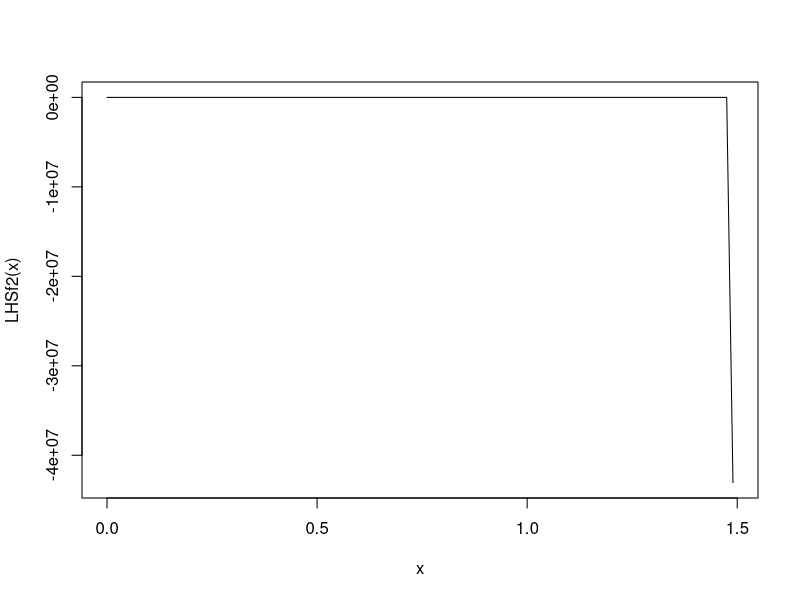
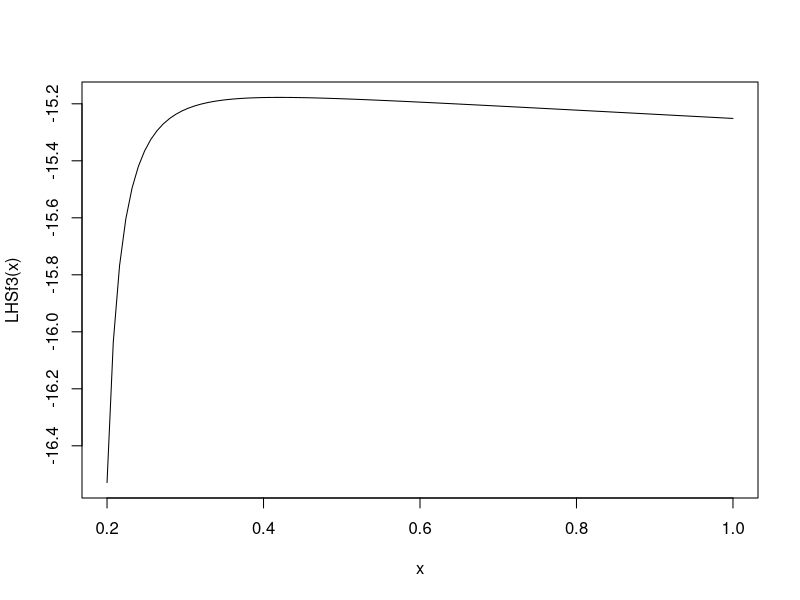

The R source for these figures, in order:

options(digits=20)


# gsmax
gsmaxf1 <- function(w,
                    a=1.6, nZ=0.5, p=43200, l=1.8e-5, LAI=1, h=l*a*LAI/nZ*p, VPD=0.02,
                    pe=-1.58*10^-3, b=4.38, h2=h/1000, kxmax=5, c=5.71, d=10.05){
  
  # xylem conductance function
  kxf <- function(x)kxmax*exp(-(-x/d)^c)
  # minimum xylem water potential function for given w
  pxminf <- function(w){
    ps <- pe*w^(-b)
    f1 <- function(x)-(ps-x)*h2*kxf(x)
    res <- optimize(f1, c(-200,0), tol=.Machine$double.eps)$minimum
    return(res)
  }
  
  ps <- pe*w^(-b)
  pxmin <- pxminf(w)
  res <- (ps-pxmin)*h2*kxf(pxmin)/(h*VPD)
  return(res)
}
gsmaxf2 <- Vectorize(gsmaxf1)
# LHS
LHSf1 <- function(w, gs,
                  ca=400, Vcmax=50, cp=30, Km=703, Rd=1, LAI=1,
                  a=1.6, nZ=0.5, p=43200, l=1.8e-5, h=l*a*LAI/nZ*p, VPD=0.02,
                  pe=-1.58*10^-3, b=4.38, h2=h/1000, kxmax=5, c=5.71, d=10.05, h3=10){
  
  # xylem conductance function
  kxf <- function(x)kxmax*exp(-(-x/d)^c)
  # minimum xylem water potential function for given w
  pxminf <- function(w){
    ps <- pe*w^(-b)
    f1 <- function(x)-(ps-x)*h2*kxf(x)
    res <- optimize(f1, c(-20,0), tol=.Machine$double.eps)$minimum
    return(res)
  }
  # xylem water potential function
  pxf <- function(w, gs){
    ps <- pe*w^(-b)
    pxmin <- pxminf(w)
    f1 <- function(x)((ps-x)*h2*kxf(x)-h*VPD*gs)^2
    res <- optimize(f1, c(pxmin, ps), tol=.Machine$double.eps)$minimum
    return(res)
  }
  px <- pxf(w, gs)
  res <- (1/2)*(2*h3-(2*h3)/exp((-(px/d))^c)+LAI*((-ca)*gs-gs*Km+Rd-Vcmax+sqrt((ca*gs-gs*Km+Rd-Vcmax)^2+4*gs*(ca*gs*Km+Km*Rd+cp*Vcmax)))+2*gs*(1-w)*((1/2)*LAI*(ca+Km+((-ca^2)*gs-gs*Km^2-Km*Rd-2*cp*Vcmax-Km*Vcmax+ca*(-2*gs*Km-Rd+Vcmax))/sqrt((ca*gs-gs*Km+Rd-Vcmax)^2+4*gs*(ca*gs*Km+Km*Rd+cp*Vcmax)))+(c*h*h3*(-(px/d))^c*VPD*w^b)/(h2*kxmax*(px*w^b+c*(-(px/d))^c*(pe-px*w^b)))))
  return(res)
}
# RHS
RHSf1 <- function(gs,
                  w=1,
                  ca=400, Vcmax=50, cp=30, Km=703, Rd=1, LAI=1,
                  a=1.6, nZ=0.5, p=43200, l=1.8e-5, h=l*a*LAI/nZ*p, VPD=0.02,
                  pe=-1.58*10^-3, b=4.38, h2=h/1000, kxmax=5, c=5.71, d=10.05, h3=10){
  
  # xylem conductance function
  kxf <- function(x)kxmax*exp(-(-x/d)^c)
  # minimum xylem water potential function for given w
  pxminf <- function(w){
    ps <- pe*w^(-b)
    f1 <- function(x)-(ps-x)*h2*kxf(x)
    res <- optimize(f1, c(-20,0), tol=.Machine$double.eps)$minimum
    return(res)
  }
  # xylem water potential function
  pxf <- function(w, gs){
    ps <- pe*w^(-b)
    pxmin <- pxminf(w)
    f1 <- function(x)((ps-x)*h2*kxf(x)-h*VPD*gs)^2
    res <- optimize(f1, c(pxmin, ps), tol=.Machine$double.eps)$minimum
    return(res)
  }
  px <- pxf(w, gs)
  res <- (1/2)*(2*h3-(2*h3)/exp((-(px/d))^c)+LAI*((-ca)*gs-gs*Km+Rd-Vcmax+sqrt((ca*gs-gs*Km+Rd-Vcmax)^2+4*gs*(ca*gs*Km+Km*Rd+cp*Vcmax)))+2*gs*((1/2)*LAI*(ca+Km+((-ca^2)*gs-gs*Km^2-Km*Rd-2*cp*Vcmax-Km*Vcmax+ca*(-2*gs*Km-Rd+Vcmax))/sqrt((ca*gs-gs*Km+Rd-Vcmax)^2+4*gs*(ca*gs*Km+Km*Rd+cp*Vcmax)))+(c*h*h3*(-(px/d))^c*VPD*w^b)/(h2*kxmax*(px*w^b+c*(-(px/d))^c*(pe-px*w^b)))))
  return(res)
}

# Figures
wtest <- 0.3
LHSf2 <- Vectorize(function(gs)LHSf1(wtest, gs))
LHSf3 <- Vectorize(function(w)LHSf1(w, 1))
RHSf2 <- Vectorize(RHSf1)

curve(LHSf2, 0, gsmaxf2(wtest))
curve(LHSf3, 0.2, 1)
#curve(RHSf2, 0, gsmaxf2(1))